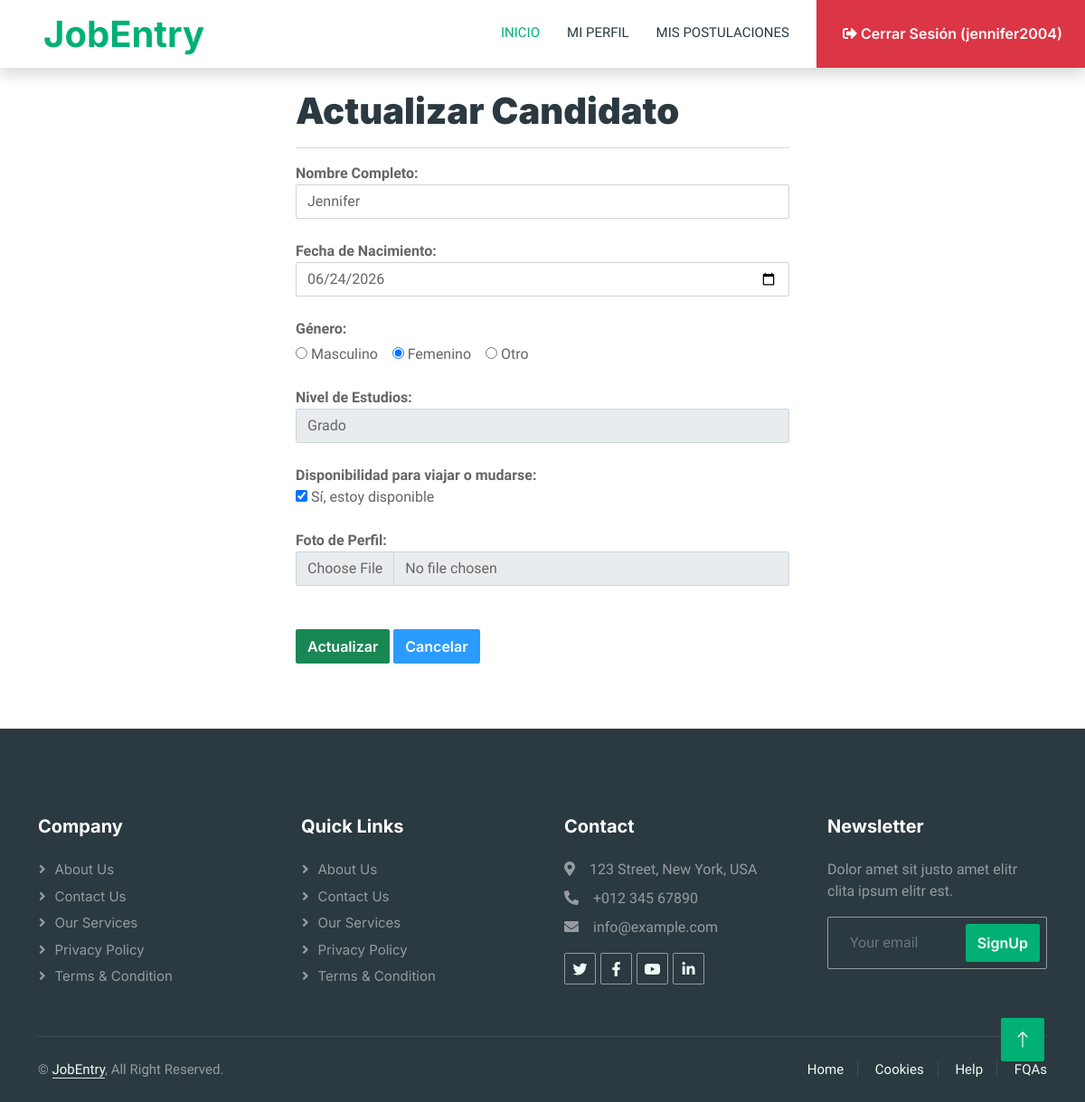
Screenshot of /editarCandidato/2/ (signed in) with the database file from the repository.
### empleo/models.py (models this page shows)
class Candidato(models.Model):
    GENERO_OPCIONES = [
        ('M', 'Masculino'),
        ('F', 'Femenino'),
        ('O', 'Otro'),
    ]
    NIVEL_ESTUDIOS_OPCIONES = [
        ('GRADO', 'Grado'),
        ('MASTER', 'Máster'),
        ('DOCTORADO', 'Doctorado'),
    ]
    usuario = models.OneToOneField(User, on_delete=models.CASCADE)
    foto = models.FileField(upload_to='empleo',null=True,blank=True)
    nombre_completo = models.CharField(max_length=150)
    fecha_nacimiento = models.DateField()
    genero = models.CharField(max_length=1, choices=GENERO_OPCIONES)
    nivel_estudios = models.CharField(max_length=10, choices=NIVEL_ESTUDIOS_OPCIONES)
    disponible_viajar = models.BooleanField(default=False)

### empleo/views.py (the view)
# urls.py: path('editarCandidato/<int:id>/', views.editarCandidato),
@login_required
def editarCandidato(request, id):
    candidato = Candidato.objects.get(id=id)
    return render(request, 'candidato_editar.html', {'candidato': candidato})

### empleo/templates/candidato_editar.html (shortened to what this page needs)
{% extends "./plantillaPrin.html" %}
{% block contenido %}
<div class="container">
<div class="row">
<div class="col-md-3"></div>
<div class="col-md-6">
<br>
<h1><b>Actualizar Candidato</b></h1>
<hr>
<form enctype="multipart/form-data" id="form_editar_candidato" action="/actualizarCandidato/{{ candidato.id }}/" method="post">
    <b>Nombre Completo:</b> <br>
    <input required minlength="3" maxlength="150" placeholder="Ingrese el nombre completo" class="form-control" type="text" name="nombre_completo" value="{{ candidato.nombre_completo }}">
    <br>
    <b>Fecha de Nacimiento:</b> <br>
    <input required class="form-control" type="date" name="fecha_nacimiento" value="{{ candidato.fecha_nacimiento|date:'Y-m-d' }}">
    <br>
    <b>Género:</b> <br>
    <div class="mt-1">
        <label>
            <input type="radio" name="genero" value="M" {% if candidato.genero == 'M' %}checked{% endif %}> Masculino
        </label>
        <label>
            <input type="radio" name="genero" value="F" {% if candidato.genero == 'F' %}checked{% endif %}> Femenino
        </label>
        <label>
            <input type="radio" name="genero" value="O" {% if candidato.genero == 'O' %}checked{% endif %}> Otro
        </label>
    </div>
    <br>
    <b>Nivel de Estudios:</b> <br>
    <select required class="form-control" name="nivel_estudios">
        <option value="GRADO" {% if candidato.nivel_estudios == 'GRADO' %}selected{% endif %}>Grado</option>
    </select>
    <br>
    <b>Disponibilidad para viajar o mudarse:</b> <br>
    <label>
        <input type="checkbox" name="disponible_viajar" {% if candidato.disponible_viajar %}checked{% endif %}> Sí, estoy disponible
    </label>
    <br><br>
    <b>Foto de Perfil:</b><br>
    <input type="file" name="foto" id="foto" class="form-control"
        {% if candidato.foto %}
        data-initial-preview="<img src='{{ candidato.foto.url }}' class='file-preview-image'>"
        data-initial-preview-config='[{"caption": "{{ candidato.foto.name|cut:"empleo/" }}", "showDelete": false}]'
        {% endif %}
    >
    <br>
    <br>
    <button class="btn btn-success" type="submit"> Actualizar</button>
    <a href="/listadoCandidatos/" class="btn btn-secondary"> Cancelar</a>
</form>
<br>
</div>
</div>
</div>
{% endblock %}

### empleo/templates/plantillaPrin.html (shortened to what this page needs)
{% load static %}
<!DOCTYPE html>
<html lang="en">
<head>
    <link href="https://cdnjs.cloudflare.com/ajax/libs/font-awesome/5.10.0/css/all.min.css" rel="stylesheet">
    <link href="https://cdn.jsdelivr.net/npm/bootstrap-icons@1.4.1/font/bootstrap-icons.css" rel="stylesheet">
    <link href="{% static 'lib/animate/animate.min.css' %}" rel="stylesheet">
    <link href="{% static 'lib/owlcarousel/assets/owl.carousel.min.css' %}" rel="stylesheet">
    <link href="{% static 'css/bootstrap.min.css' %}" rel="stylesheet">
    <link href="{% static 'css/style.css' %}" rel="stylesheet">
    <link rel="stylesheet" href="https://cdn.datatables.net/2.3.8/css/dataTables.dataTables.min.css">
    <link rel="stylesheet" href="https://cdnjs.cloudflare.com/ajax/libs/bootstrap-fileinput/5.5.4/css/fileinput.min.css">
</head>
<body>
    <div class="container-xxl bg-white p-0">
        <nav class="navbar navbar-expand-lg bg-white navbar-light shadow sticky-top p-0">
            <a href="/" class="navbar-brand d-flex align-items-center text-center py-0 px-4 px-lg-5">
                <h1 class="m-0 text-primary">JobEntry</h1>
            </a>
            <div class="collapse navbar-collapse" id="navbarCollapse">
                <div class="navbar-nav ms-auto p-4 p-lg-0">
                    <a href="/" class="nav-item nav-link active">Inicio</a>
                    {% if user.is_authenticated %}
                        {% if user.is_staff %}
                            <a href="/listadoCandidatos/" class="nav-item nav-link">Candidatos</a>
                            <a href="/listadoPostulaciones/" class="nav-item nav-link">Postulaciones</a>
                            <a href="/reporteVacantes/" class="nav-item nav-link">Reporte</a>
                        {% else %}
                            <a href="/listadoCandidatos/" class="nav-item nav-link">Mi Perfil</a>
                            <a href="/listadoPostulaciones/" class="nav-item nav-link">Mis Postulaciones</a>
                        {% endif %}
                        <a href="/cerrarSesion/" class="btn btn-danger rounded-0 py-4 px-lg-4 d-none d-lg-block">
                            <i class="fa fa-sign-out-alt ms-1"></i> Cerrar Sesión ({{ user.username }})
                        </a>
                    {% else %}
                        <a href="/login/" class="nav-item nav-link">Iniciar Sesión</a>
                        <a href="/nuevoCandidato/" class="btn btn-primary rounded-0 py-4 px-lg-5 d-none d-lg-block">
                            Registrarse <i class="fa fa-arrow-right ms-3"></i>
                        </a>
                    {% endif %}
                </div>
            </div>
        </nav>
        {% block contenido %}
        {% endblock %}
        <div class="container-fluid bg-dark text-white-50 footer pt-5 mt-5 wow fadeIn" data-wow-delay="0.1s">
            <div class="container py-5">
                <div class="row g-5">
                    <div class="col-lg-3 col-md-6">
                        <h5 class="text-white mb-4">Company</h5>
                        <a class="btn btn-link text-white-50" href="">About Us</a>
                        <a class="btn btn-link text-white-50" href="">Contact Us</a>
                        <a class="btn btn-link text-white-50" href="">Our Services</a>
                        <a class="btn btn-link text-white-50" href="">Privacy Policy</a>
                        <a class="btn btn-link text-white-50" href="">Terms & Condition</a>
                    </div>
                    <div class="col-lg-3 col-md-6">
                        <h5 class="text-white mb-4">Quick Links</h5>
                        <a class="btn btn-link text-white-50" href="">About Us</a>
                        <a class="btn btn-link text-white-50" href="">Contact Us</a>
                        <a class="btn btn-link text-white-50" href="">Our Services</a>
                        <a class="btn btn-link text-white-50" href="">Privacy Policy</a>
                        <a class="btn btn-link text-white-50" href="">Terms & Condition</a>
                    </div>
                    <div class="col-lg-3 col-md-6">
                        <h5 class="text-white mb-4">Contact</h5>
                        <p class="mb-2"><i class="fa fa-map-marker-alt me-3"></i>123 Street, New York, USA</p>
                        <p class="mb-2"><i class="fa fa-phone-alt me-3"></i>+012 345 67890</p>
                        <p class="mb-2"><i class="fa fa-envelope me-3"></i>info@example.com</p>
                        <div class="d-flex pt-2">
                            <a class="btn btn-outline-light btn-social" href=""><i class="fab fa-twitter"></i></a>
                            <a class="btn btn-outline-light btn-social" href=""><i class="fab fa-facebook-f"></i></a>
                            <a class="btn btn-outline-light btn-social" href=""><i class="fab fa-youtube"></i></a>
                            <a class="btn btn-outline-light btn-social" href=""><i class="fab fa-linkedin-in"></i></a>
                        </div>
                    </div>
                    <div class="col-lg-3 col-md-6">
                        <h5 class="text-white mb-4">Newsletter</h5>
                        <p>Dolor amet sit justo amet elitr clita ipsum elitr est.</p>
                        <div class="position-relative mx-auto" style="max-width: 400px;">
                            <input class="form-control bg-transparent w-100 py-3 ps-4 pe-5" type="text" placeholder="Your email">
                            <button type="button" class="btn btn-primary py-2 position-absolute top-0 end-0 mt-2 me-2">SignUp</button>
                        </div>
                    </div>
                </div>
            </div>
            <div class="container">
                <div class="copyright">
                    <div class="row">
                        <div class="col-md-6 text-center text-md-start mb-3 mb-md-0">
                            &copy; <a class="border-bottom" href="#">JobEntry</a>, All Right Reserved.
                        </div>
                        <div class="col-md-6 text-center text-md-end">
                            <div class="footer-menu">
                                <a href="">Home</a>
                                <a href="">Cookies</a>
                                <a href="">Help</a>
                                <a href="">FQAs</a>
                            </div>
                        </div>
                    </div>
                </div>
            </div>
        </div>
        <a href="#" class="btn btn-lg btn-primary btn-lg-square back-to-top"><i class="bi bi-arrow-up"></i></a>
    </div>
</body>
</html>

### portalEmpleosJJ/static/css/style.css (style rules this page uses)
:root { --primary: #00B074; --secondary: #2B9BFF; --light: #EFFDF5; --dark: #2B3940; }
.back-to-top { position: fixed; display: none; right: 45px; bottom: 45px; z-index: 99; }
.btn { font-family: 'Inter', sans-serif; font-weight: 600; transition: .5s; }
.btn.btn-primary, .btn.btn-secondary { color: #FFFFFF; }
.btn-lg-square { width: 48px; height: 48px; }
.btn-square, .btn-sm-square, .btn-lg-square { padding: 0; display: flex; align-items: center; justify-content: center; font-weight: normal; border-radius: 2px; }
.navbar-dark .navbar-nav .nav-link, .navbar-light .navbar-nav .nav-link { margin-right: 30px; padding: 25px 0; color: #FFFFFF; font-size: 15px; text-transform: uppercase; outline: none; }
.navbar-dark .navbar-nav .nav-link:hover, .navbar-dark .navbar-nav .nav-link.active, .navbar-light .navbar-nav .nav-link:hover, .navbar-light .navbar-nav .nav-link.active { color: var(--primary); }
.navbar-light .navbar-brand, .navbar-light a.btn { height: 75px; }
.navbar-light .navbar-nav .nav-link { color: var(--dark); font-weight: 500; }
.navbar-light.sticky-top { top: -100px; transition: .5s; }
.footer .btn.btn-social { margin-right: 5px; width: 35px; height: 35px; display: flex; align-items: center; justify-content: center; color: var(--light); border: 1px solid rgba(255,255,255,0.5); border-radius: 2px; transition: .3s; }
.footer .btn.btn-link { display: block; margin-bottom: 5px; padding: 0; text-align: left; font-size: 15px; font-weight: normal; text-transform: capitalize; transition: .3s; }
.footer .btn.btn-link::before { position: relative; content: "\f105"; font-family: "Font Awesome 5 Free"; font-weight: 900; margin-right: 10px; }
.footer .form-control { border-color: rgba(255,255,255,0.5); }
.footer .copyright { padding: 25px 0; font-size: 15px; border-top: 1px solid rgba(256, 256, 256, .1); }
.footer .copyright a { color: var(--light); }
.footer .footer-menu a { margin-right: 15px; padding-right: 15px; border-right: 1px solid rgba(255, 255, 255, .1); }
.footer .footer-menu a:last-child { margin-right: 0; padding-right: 0; border-right: none; }

### rows the page displays
Candidato: nombre_completo "Jennifer", fecha_nacimiento "06/24/2026", genero "☐ Masculino", genero "☑ Femenino", genero "☐ Otro", nivel_estudios "Grado", disponible_viajar "☑"

### other values shown
{{ user.username }} "jennifer2004"
